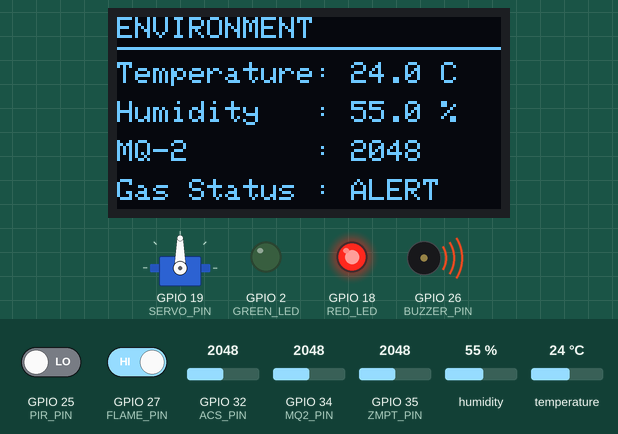
Recording of a sketch running on a simulated ESP32. Shown: 128×64 one-colour display, servo, output pins drawn as LEDs (lit = HIGH), buzzer (waves = sounding, pin HIGH). Inputs (shaded band) come from the test bench; at power-on: GPIO 34 (MQ2_PIN) = 2048, GPIO 25 (PIR_PIN) LOW, GPIO 27 (FLAME_PIN) HIGH, GPIO 32 (ACS_PIN) = 2048, GPIO 35 (ZMPT_PIN) = 2048, humidity 55 %, temperature 24 °C. What the sketch prints to the serial monitor is not drawn.

Above: at 3.7 s.
3.8 s: GPIO 34 (MQ2_PIN) set to 1969
At 6.3 s:
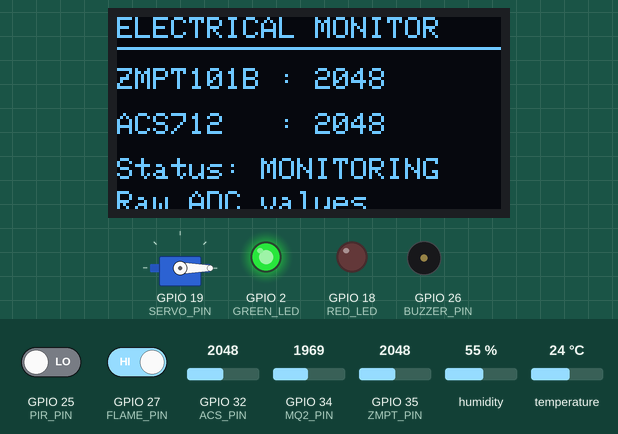
9.1 s: GPIO 25 (PIR_PIN) driven HIGH
At 11.6 s:
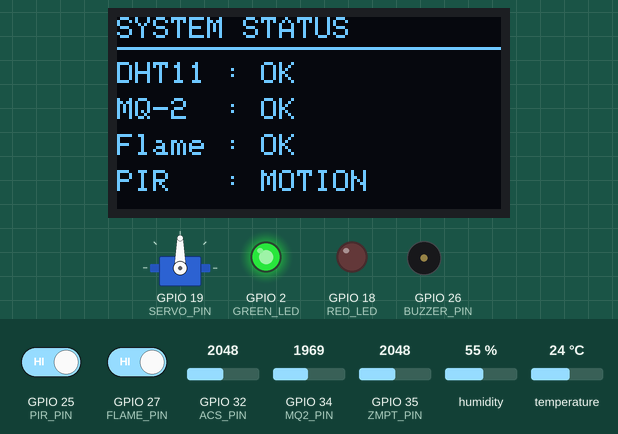
14.2 s: GPIO 27 (FLAME_PIN) driven LOW
At 16.3 s:
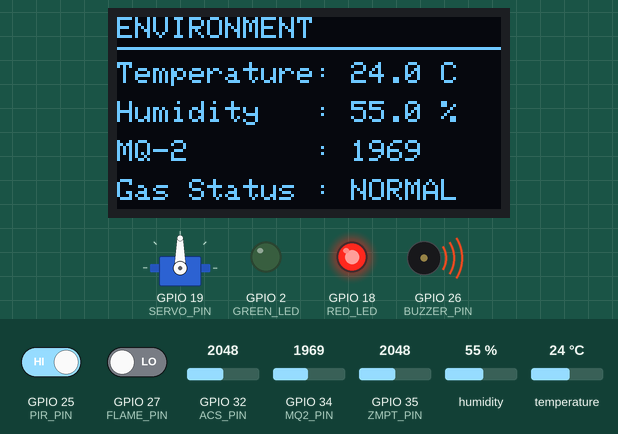
19.3 s: GPIO 25 (PIR_PIN) driven LOW
At 21.7 s:
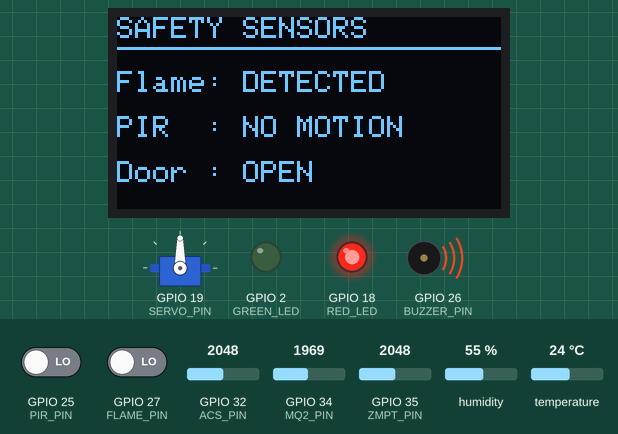
24.4 s: GPIO 27 (FLAME_PIN) driven HIGH
At 26.1 s:
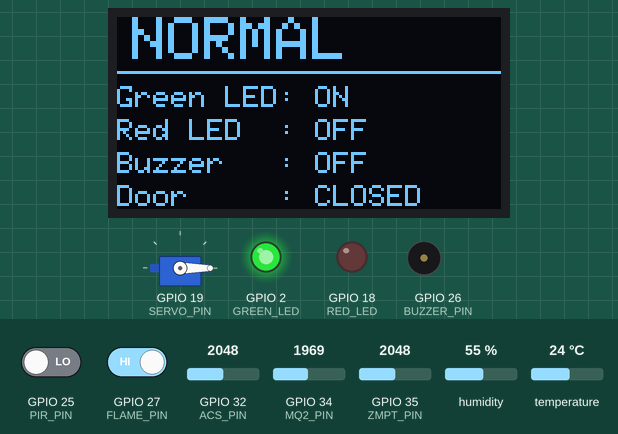
29.5 s: GPIO 34 (MQ2_PIN) set to 2040
At 33.4 s:
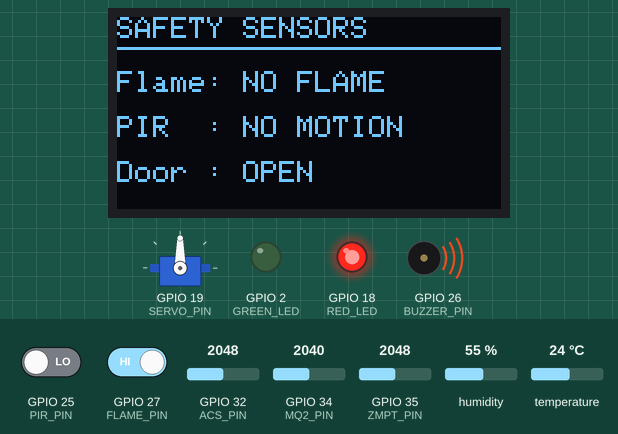
Timing chart, 0 to 34.9 s (numbered marks = the images above; inputs shaded):
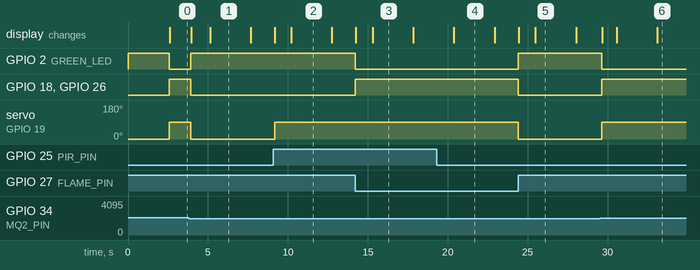

The sketch:

smart_collage_laboratory_monitoring_systems.ino
```cpp
#include <Wire.h>
#include <Adafruit_GFX.h>
#include <Adafruit_SSD1306.h>
#include <DHT.h>
#include <ESP32Servo.h>

// =====================================================
//                    OLED
// =====================================================

#define SCREEN_WIDTH 128
#define SCREEN_HEIGHT 64

#define OLED_SDA 21
#define OLED_SCL 22
#define OLED_ADDRESS 0x3C

Adafruit_SSD1306 display(
  SCREEN_WIDTH,
  SCREEN_HEIGHT,
  &Wire,
  -1
);

// =====================================================
//                    DHT11
// =====================================================

#define DHTPIN 4
#define DHTTYPE DHT11

DHT dht(DHTPIN, DHTTYPE);

// =====================================================
//                    LEDs
// =====================================================

#define GREEN_LED 2
#define RED_LED 18

// =====================================================
//                    SENSORS
// =====================================================

#define MQ2_PIN 34
#define ZMPT_PIN 35
#define ACS_PIN 32

#define FLAME_PIN 27
#define PIR_PIN 25

// =====================================================
//                    BUZZER
// =====================================================

#define BUZZER_PIN 26

// =====================================================
//                    SERVO
// =====================================================

#define SERVO_PIN 19

Servo doorServo;

// =====================================================
//                  THRESHOLDS
// =====================================================

#define TEMP_THRESHOLD 45.0
#define MQ2_THRESHOLD 2000

// =====================================================
//                OLED PAGE CONTROL
// =====================================================

int currentPage = 0;

unsigned long lastPageChange = 0;

const unsigned long PAGE_TIME = 2500;

// =====================================================
//                     SETUP
// =====================================================

void setup() {

  Serial.begin(115200);

  // DHT
  dht.begin();

  // OLED
  Wire.begin(OLED_SDA, OLED_SCL);

  if (!display.begin(SSD1306_SWITCHCAPVCC, OLED_ADDRESS)) {

    Serial.println("OLED NOT FOUND!");

    while (true) {
      delay(1000);
    }
  }

  // Pins
  pinMode(GREEN_LED, OUTPUT);
  pinMode(RED_LED, OUTPUT);

  pinMode(FLAME_PIN, INPUT);
  pinMode(PIR_PIN, INPUT);

  pinMode(BUZZER_PIN, OUTPUT);

  // Servo
  doorServo.attach(SERVO_PIN);

  // Initial state
  digitalWrite(GREEN_LED, HIGH);
  digitalWrite(RED_LED, LOW);
  digitalWrite(BUZZER_PIN, LOW);

  doorServo.write(0);

  // Starting screen
  display.clearDisplay();

  display.setTextColor(SSD1306_WHITE);

  display.setTextSize(2);
  display.setCursor(5, 5);
  display.println("SMART LAB");

  display.setTextSize(1);
  display.setCursor(15, 30);
  display.println("MONITORING SYSTEM");

  display.setCursor(25, 48);
  display.println("STARTING...");

  display.display();

  delay(2500);

  Serial.println();
  Serial.println("=================================");
  Serial.println("     SMART LAB MONITORING");
  Serial.println("=================================");
  Serial.println("SYSTEM READY");
}

// =====================================================
//                      LOOP
// =====================================================

void loop() {

  // ===================================================
  //                 READ DHT11
  // ===================================================

  float temperature = dht.readTemperature();
  float humidity = dht.readHumidity();

  // ===================================================
  //                 READ ANALOG
  // ===================================================

  int mq2Value = analogRead(MQ2_PIN);
  int zmptValue = analogRead(ZMPT_PIN);
  int acsValue = analogRead(ACS_PIN);

  // ===================================================
  //                 READ DIGITAL
  // ===================================================

  int flameValue = digitalRead(FLAME_PIN);
  int pirValue = digitalRead(PIR_PIN);

  // ===================================================
  //                 EMERGENCY LOGIC
  // ===================================================

  bool emergency = false;

  // High temperature
  if (!isnan(temperature) &&
      temperature >= TEMP_THRESHOLD) {

    emergency = true;
  }

  // MQ-2
  if (mq2Value >= MQ2_THRESHOLD) {

    emergency = true;
  }

  // Flame
  // Common flame modules:
  // LOW = flame detected

  if (flameValue == LOW) {

    emergency = true;
  }

  // ===================================================
  //                 EMERGENCY OUTPUT
  // ===================================================

  if (emergency) {

    // Green OFF
    digitalWrite(GREEN_LED, LOW);

    // Red ON
    digitalWrite(RED_LED, HIGH);

    // Buzzer ON
    digitalWrite(BUZZER_PIN, HIGH);

  }

  else {

    // Green ON
    digitalWrite(GREEN_LED, HIGH);

    // Red OFF
    digitalWrite(RED_LED, LOW);

    // Buzzer OFF
    digitalWrite(BUZZER_PIN, LOW);
  }

  // ===================================================
  //                     DOOR
  // ===================================================

  if (emergency) {

    // Emergency -> door open
    doorServo.write(90);

  }

  else if (pirValue == HIGH) {

    // Motion -> door open
    doorServo.write(90);

  }

  else {

    // No motion + no emergency
    doorServo.write(0);
  }

  // ===================================================
  //               CHANGE OLED PAGE
  // ===================================================

  if (millis() - lastPageChange >= PAGE_TIME) {

    currentPage++;

    if (currentPage > 4) {
      currentPage = 0;
    }

    lastPageChange = millis();
  }

  // ===================================================
  //                  OLED DISPLAY
  // ===================================================

  display.clearDisplay();

  display.setTextColor(SSD1306_WHITE);

  // ---------------------------------------------------
  // PAGE 0 - MAIN STATUS
  // ---------------------------------------------------

  if (currentPage == 0) {

    display.setTextSize(2);
    display.setCursor(5, 0);

    if (emergency) {
      display.println("EMERGENCY!");
    }
    else {
      display.println("NORMAL");
    }

    display.drawLine(0, 18, 127, 18, SSD1306_WHITE);

    display.setTextSize(1);

    display.setCursor(0, 23);
    display.print("Green LED: ");
    display.println(emergency ? "OFF" : "ON");

    display.setCursor(0, 34);
    display.print("Red LED  : ");
    display.println(emergency ? "ON" : "OFF");

    display.setCursor(0, 45);
    display.print("Buzzer   : ");
    display.println(emergency ? "ON" : "OFF");

    display.setCursor(0, 56);
    display.print("Door     : ");

    if (emergency || pirValue == HIGH) {
      display.println("OPEN");
    }
    else {
      display.println("CLOSED");
    }
  }

  // ---------------------------------------------------
  // PAGE 1 - DHT11 + MQ2
  // ---------------------------------------------------

  else if (currentPage == 1) {

    display.setTextSize(1);

    display.setCursor(0, 0);
    display.println("ENVIRONMENT");

    display.drawLine(0, 10, 127, 10, SSD1306_WHITE);

    display.setCursor(0, 15);
    display.print("Temperature: ");

    if (isnan(temperature)) {
      display.println("ERROR");
    }
    else {
      display.print(temperature, 1);
      display.println(" C");
    }

    display.setCursor(0, 28);
    display.print("Humidity   : ");

    if (isnan(humidity)) {
      display.println("ERROR");
    }
    else {
      display.print(humidity, 1);
      display.println(" %");
    }

    display.setCursor(0, 41);
    display.print("MQ-2       : ");
    display.println(mq2Value);

    display.setCursor(0, 54);
    display.print("Gas Status : ");

    if (mq2Value >= MQ2_THRESHOLD) {
      display.println("ALERT");
    }
    else {
      display.println("NORMAL");
    }
  }

  // ---------------------------------------------------
  // PAGE 2 - VOLTAGE + CURRENT
  // ---------------------------------------------------

  else if (currentPage == 2) {

    display.setTextSize(1);

    display.setCursor(0, 0);
    display.println("ELECTRICAL MONITOR");

    display.drawLine(0, 10, 127, 10, SSD1306_WHITE);

    display.setCursor(0, 17);
    display.print("ZMPT101B : ");
    display.println(zmptValue);

    display.setCursor(0, 32);
    display.print("ACS712   : ");
    display.println(acsValue);

    display.setCursor(0, 47);
    display.println("Status: MONITORING");

    display.setCursor(0, 58);
    display.println("Raw ADC values");
  }

  // ---------------------------------------------------
  // PAGE 3 - FLAME + PIR
  // ---------------------------------------------------

  else if (currentPage == 3) {

    display.setTextSize(1);

    display.setCursor(0, 0);
    display.println("SAFETY SENSORS");

    display.drawLine(0, 10, 127, 10, SSD1306_WHITE);

    display.setCursor(0, 18);
    display.print("Flame: ");

    if (flameValue == LOW) {
      display.println("DETECTED");
    }
    else {
      display.println("NO FLAME");
    }

    display.setCursor(0, 33);
    display.print("PIR  : ");

    if (pirValue == HIGH) {
      display.println("MOTION");
    }
    else {
      display.println("NO MOTION");
    }

    display.setCursor(0, 48);
    display.print("Door : ");

    if (emergency || pirValue == HIGH) {
      display.println("OPEN");
    }
    else {
      display.println("CLOSED");
    }
  }

  // ---------------------------------------------------
  // PAGE 4 - COMPLETE STATUS
  // ---------------------------------------------------

  else if (currentPage == 4) {

    display.setTextSize(1);

    display.setCursor(0, 0);
    display.println("SYSTEM STATUS");

    display.drawLine(0, 10, 127, 10, SSD1306_WHITE);

    display.setCursor(0, 15);
    display.print("DHT11 : ");
    display.println(isnan(temperature) ? "ERROR" : "OK");

    display.setCursor(0, 27);
    display.print("MQ-2  : ");
    display.println(mq2Value >= MQ2_THRESHOLD ? "ALERT" : "OK");

    display.setCursor(0, 39);
    display.print("Flame : ");
    display.println(flameValue == LOW ? "ALERT" : "OK");

    display.setCursor(0, 51);
    display.print("PIR   : ");
    display.println(pirValue == HIGH ? "MOTION" : "CLEAR");

  }

  display.display();

  // ===================================================
  //                 SERIAL MONITOR
  // ===================================================

  Serial.println();
  Serial.println("=================================");

  if (emergency) {
    Serial.println("!!! EMERGENCY DETECTED !!!");
  }
  else {
    Serial.println("SYSTEM STATUS: NORMAL");
  }

  Serial.println("---------------------------------");

  Serial.print("Temperature : ");

  if (isnan(temperature)) {
    Serial.println("ERROR");
  }
  else {
    Serial.print(temperature);
    Serial.println(" C");
  }

  Serial.print("Humidity    : ");

  if (isnan(humidity)) {
    Serial.println("ERROR");
  }
  else {
    Serial.print(humidity);
    Serial.println(" %");
  }

  Serial.print("MQ-2       : ");
  Serial.println(mq2Value);

  Serial.print("ZMPT101B   : ");
  Serial.println(zmptValue);

  Serial.print("ACS712     : ");
  Serial.println(acsValue);

  Serial.print("Flame      : ");

  if (flameValue == LOW) {
    Serial.println("DETECTED");
  }
  else {
    Serial.println("NO FLAME");
  }

  Serial.print("PIR        : ");

  if (pirValue == HIGH) {
    Serial.println("MOTION");
  }
  else {
    Serial.println("NO MOTION");
  }

  Serial.print("Buzzer     : ");

  if (emergency) {
    Serial.println("ON");
  }
  else {
    Serial.println("OFF");
  }

  Serial.print("Door       : ");

  if (emergency || pirValue == HIGH) {
    Serial.println("OPEN");
  }
  else {
    Serial.println("CLOSED");
  }

  Serial.println("=================================");

  delay(100);
}
```

Measured:
- the behaviour switches between 2000 and 1999 on GPIO 34 (MQ2_PIN) (found by bisection; images 0 and 1)
- after the input at 3.8 s, GPIO 2 (GREEN_LED): LOW → HIGH after 0.12 s; GPIO 18 (RED_LED), GPIO 26 (BUZZER_PIN): HIGH → LOW after 0.12 s; servo on GPIO 19 (SERVO_PIN): 90° → 0° after 0.12 s; the display: first changes after 0.14 s (image 1 shows a later state)
- after the input at 9.1 s, servo on GPIO 19 (SERVO_PIN): 0° → 90° after 0.06 s; the display: first changes after 0.09 s (image 2 shows a later state)
- after the input at 14.2 s, GPIO 2 (GREEN_LED): HIGH → LOW at once; GPIO 18 (RED_LED), GPIO 26 (BUZZER_PIN): LOW → HIGH at once; the display: first changes after 0.05 s (image 3 shows a later state)
- after the input at 19.3 s, the display: changes after 1.1 s (image 4)
- after the input at 24.4 s, GPIO 2 (GREEN_LED): LOW → HIGH at once; GPIO 18 (RED_LED), GPIO 26 (BUZZER_PIN): HIGH → LOW at once; servo on GPIO 19 (SERVO_PIN): 90° → 0° at once; the display: first changes at once (image 5 shows a later state)
- after the input at 29.5 s, GPIO 2 (GREEN_LED): HIGH → LOW after 0.13 s; GPIO 18 (RED_LED), GPIO 26 (BUZZER_PIN): LOW → HIGH after 0.13 s; servo on GPIO 19 (SERVO_PIN): 0° → 90° after 0.13 s; the display: first changes after 0.16 s (image 6 shows a later state)
